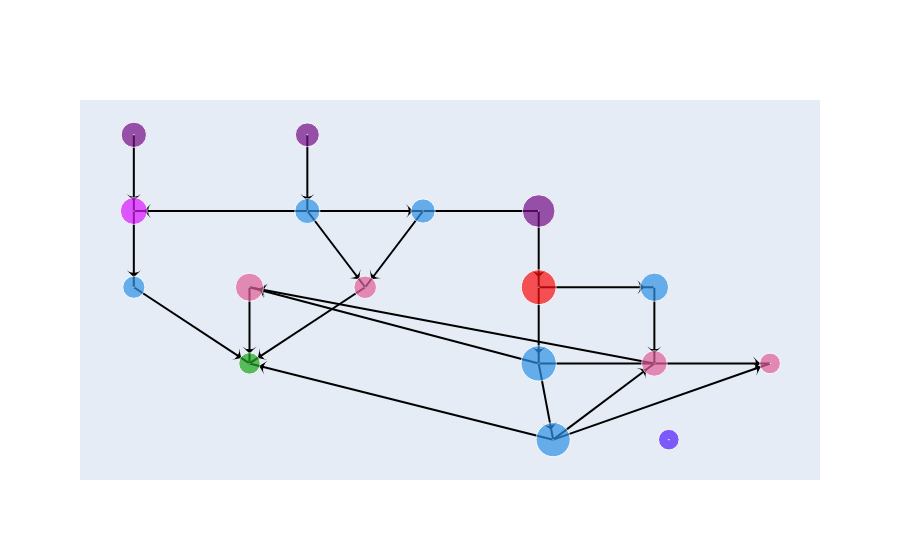
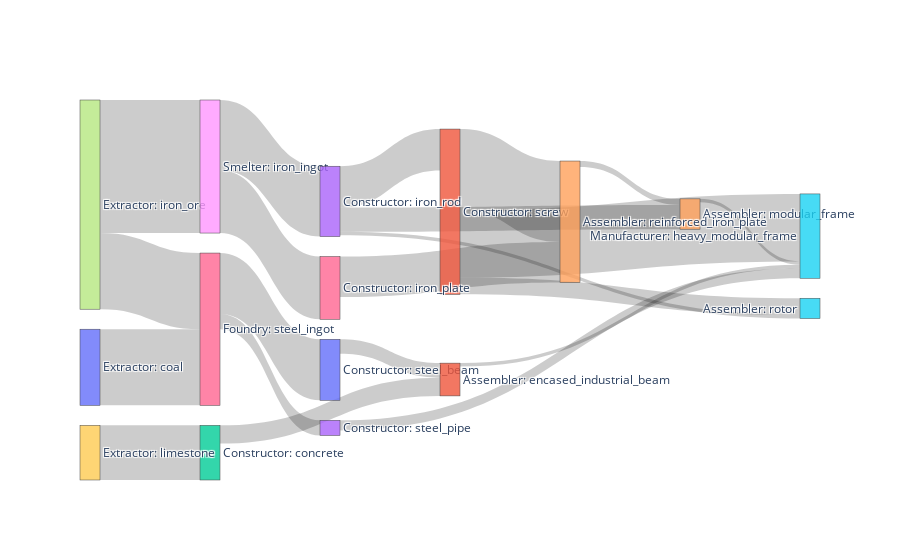

Write notebook code for charts like these, in order.
### Code cell
# total production
target_product = MaterialSpec(iron_rod=10, iron_plate=10, reinforced_iron_plate=5, rotor=5,
                                  steel_beam=5, encased_industrial_beam=2, modular_frame=5, heavy_modular_frame=5)

factory_plan(target_product)

### Figure 1 — Plotly figure (JSON) as saved in the notebook; plotly's stock layout.template omitted (floating-point values rounded to 4 significant figures)
{"data": [{"hoverinfo": "none", "line": {"shape": "spline"}, "marker": {"angleref": "previous", "color": "black", "size": 10, "standoff": 10, "symbol": "arrow-wide"}, "mode": "lines+markers", "showlegend": false, "type": "scatter", "x": [-0.625, -0.5, null, -2.625, -2.625, null, -4.125, -4.125, null, 0.375, -3.125, null, -0.625, -3.125, null, -0.5, -3.125, null, -3.125, -3.125, null, -2.125, -3.125, null, -4.125, -3.125, null, -4.125, -4.125, null, -0.625, -4.125, null, -0.625, -0.625, null, -4.125, -1.625, null, -2.625, -2.125, null, -1.625, -2.125, null, -0.625, -0.625, null, -0.5, 0.375, null, 0.375, 0.375, null, -0.5, 1.375, null, -0.625, 1.375, null, -0.625, 0.375, null], "y": [2, 1, null, 5, 4, null, 4, 3, null, 2, 3, null, 2, 3, null, 1, 2, null, 3, 2, null, 3, 2, null, 3, 2, null, 5, 4, null, 4, 4, null, 4, 3, null, 4, 4, null, 4, 3, null, 4, 3, null, 3, 2, null, 1, 2, null, 3, 2, null, 1, 2, null, 2, 2, null, 3, 3, null]}, {"hovertemplate": "%{text}<extra></extra>", "marker": {"color": ["#750D86", "#2E91E5", "#2E91E5", "#2E91E5", "#E15F99", "#1CA71C", "#DA16FF", "#750D86", "#FB0D0D", "#750D86", "#2E91E5", "#E15F99", "#511CFB", "#2E91E5", "#E15F99", "#E15F99", "#2E91E5"], "size": [25.29, 34.14, 25.07, 22.15, 28.13, 21.44, 26.92, 32.63, 34.76, 23.84, 24.27, 22.58, 20.58, 35.23, 25.6, 20.72, 28.37], "symbol": "circle-dot"}, "mode": "markers", "showlegend": false, "text": ["\nExtractor<br>\nRecipe: coal<br>\nScale: 9.4083\n", "\nConstructor<br>\nRecipe: screw<br>\nScale: 30.625\n", "\nConstructor<br>\nRecipe: concrete<br>\nScale: 9.0\n", "\nConstructor<br>\nRecipe: steel_pipe<br>\nScale: 3.75\n", "\nAssembler<br>\nRecipe: modular_frame<br>\nScale: 15.0\n", "\nManufacturer<br>\nRecipe: heavy_modular_frame<br>\nScale: 2.5\n", "\nFoundry<br>\nRecipe: steel_ingot<br>\nScale: 12.5444\n", "\nExtractor<br>\nRecipe: iron_ore<br>\nScale: 25.8458\n", "\nSmelter<br>\nRecipe: iron_ingot<br>\nScale: 32.875\n", "\nExtractor<br>\nRecipe: limestone<br>\nScale: 6.75\n", "\nConstructor<br>\nRecipe: steel_beam<br>\nScale: 7.5333\n", "\nAssembler<br>\nRecipe: encased_industrial_beam<br>\nScale: 4.5\n", "\nAggregator<br>\nRecipe: output<br>\nScale: 1\n", "\nConstructor<br>\nRecipe: iron_rod<br>\nScale: 34.75\n", "\nAssembler<br>\nRecipe: reinforced_iron_plate<br>\nScale: 10.0\n", "\nAssembler<br>\nRecipe: rotor<br>\nScale: 1.25\n", "\nConstructor<br>\nRecipe: iron_plate<br>\nScale: 15.5\n"], "type": "scatter", "x": [-4.125, -0.5, -2.625, -4.125, -3.125, -3.125, -4.125, -0.625, -0.625, -2.625, -1.625, -2.125, 0.5, -0.625, 0.375, 1.375, 0.375], "y": [5, 1, 4, 3, 3, 2, 4, 4, 3, 5, 4, 3, 1, 2, 2, 2, 3]}], "layout": {"autosize": true, "xaxis": {"autorange": true, "range": [-4.483, 1.722], "showgrid": false, "type": "linear", "visible": false, "zeroline": false}, "yaxis": {"autorange": true, "range": [0.6442, 5.324], "showgrid": false, "type": "linear", "visible": false, "zeroline": false}}}

### Figure 2 — Plotly figure (JSON) as saved in the notebook; plotly's stock layout.template omitted (floating-point values rounded to 4 significant figures)
{"data": [{"link": {"label": ["iron_rod", "limestone", "steel_ingot", "reinforced_iron_plate", "iron_rod", "screw", "modular_frame", "encased_industrial_beam", "steel_pipe", "coal", "iron_ore", "iron_ore", "steel_ingot", "concrete", "steel_beam", "iron_ingot", "screw", "iron_plate", "screw", "iron_rod", "iron_ingot"], "source": [13, 9, 6, 14, 13, 1, 4, 11, 3, 0, 7, 7, 6, 2, 10, 8, 1, 16, 1, 13, 8], "target": [1, 2, 3, 4, 4, 5, 5, 5, 5, 6, 6, 8, 10, 11, 11, 13, 14, 14, 15, 15, 16], "value": [306.2, 405, 112.5, 45, 180, 500, 25, 25, 75, 564.5, 564.5, 986.2, 452.0, 135, 108, 521.2, 600, 300, 125, 25, 465]}, "node": {"label": ["Extractor: coal", "Constructor: screw", "Constructor: concrete", "Constructor: steel_pipe", "Assembler: modular_frame", "Manufacturer: heavy_modular_frame", "Foundry: steel_ingot", "Extractor: iron_ore", "Smelter: iron_ingot", "Extractor: limestone", "Constructor: steel_beam", "Assembler: encased_industrial_beam", "Aggregator: output", "Constructor: iron_rod", "Assembler: reinforced_iron_plate", "Assembler: rotor", "Constructor: iron_plate"]}, "type": "sankey"}], "layout": {"autosize": true}}
